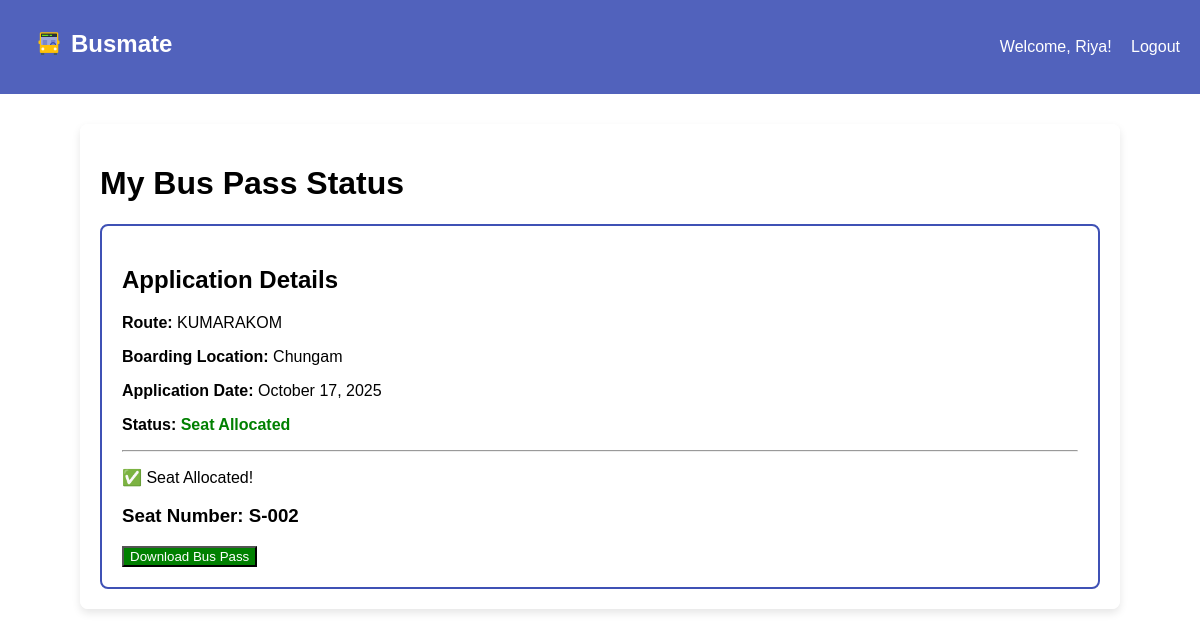
/buspass/my_pass/ (signed in), run on the app's committed database.
### BusPass/models.py (models this page shows, shortened)
class BusPassApplication(models.Model):
    STATUS_CHOICES = [
        ('PENDING', 'Pending Approval'),
        ('PAID', 'Fee Paid'),
        ('ALLOCATED', 'Seat Allocated'),
        ('REJECTED', 'Rejected'),
        ('CANCELLED', 'Cancelled by User'),
    ]
    user = models.ForeignKey(User, on_delete=models.CASCADE)
    route = models.ForeignKey(BusRoute, on_delete=models.PROTECT) # Prevents route deletion if passes exist
    boarding_location = models.CharField(max_length=200)
    application_date = models.DateTimeField(auto_now_add=True)
    status = models.CharField(max_length=20, choices=STATUS_CHOICES, default='PENDING')
    seat_number = models.CharField(max_length=10, blank=True, null=True) # Allocated seat
    paid_fee = models.DecimalField(max_digits=8, decimal_places=2, blank=True, null=True)

class BusRoute(models.Model):
    name = models.CharField(max_length=100, unique=True)
    description = models.TextField(blank=True)
    fee = models.DecimalField(max_digits=8, decimal_places=2)
    max_seats = models.IntegerField(default=50) # Maximum capacity

### BusPass/views.py (the view)
# urls.py: path('my_pass/', views.my_pass, name='my_pass'),
@login_required
def my_pass(request):
    latest_pass = BusPassApplication.objects.filter(user=request.user).order_by('-application_date').first()
    return render(request, 'BusPass/my_pass.html', {'bus_pass': latest_pass})

### BusPass/templates/BusPass/my_pass.html (shortened to what this page needs)
{% extends "base.html" %}
{% load static %}
{% block content %}
    <h1>My Bus Pass Status</h1>
    {% if bus_pass %}
        <div style="border: 2px solid #3f51b5; padding: 20px; border-radius: 8px;">
            <h2>Application Details</h2>
            <p><strong>Route:</strong> {{ bus_pass.route.name }}</p>
            <p><strong>Boarding Location:</strong> {{ bus_pass.boarding_location }}</p>
            <p><strong>Application Date:</strong> {{ bus_pass.application_date|date:"F d, Y" }}</p>
            <p><strong>Status:</strong>
                <span class="status
                    {% if bus_pass.status == 'ALLOCATED' %}allocated
                    {% elif bus_pass.status == 'PAID' %}paid
                    {% elif bus_pass.status == 'PENDING' %}pending
                    {% elif bus_pass.status == 'CANCELLED' %}cancelled
                    {% else %}other{% endif %}">
                    {{ bus_pass.get_status_display }}
                </span>
            </p>
            {% if bus_pass.status == 'ALLOCATED' %}
                <hr>
                <p>✅ Seat Allocated!</p>
                <h3>Seat Number: {{ bus_pass.seat_number }}</h3>
                <a href="{% url 'download_buspass' bus_pass.id %}"><button style="background-color: green; color: #ffffff;">Download Bus Pass</button></a>
            {% elif bus_pass.status == 'CANCELLED' %}
                <p>🚫 This application was cancelled by you.</p>
            {% else %}
                <p>❌ Pass is not yet active/allocated. Contact the administration if you believe this is an error.</p>
            {% endif %}
        </div>
    {% else %}
        <p>You have not submitted any bus pass applications yet.</p>
        <a href="{% url 'view_routes' %}"><button>View Routes to Apply</button></a>
    {% endif %}
{% endblock %}

### BusPass/templates/base.html (shortened to what this page needs)
<!DOCTYPE html>
{% load static %}
<html lang="en">
<head>
</head>
<body>
    <div class="navbar">
        <h2>
            <a href="{% url 'initial_page' %}" style="display:inline-flex; align-items:center; gap:8px;">
                <img src="{% static 'BusPass/images/logo.png' %}" alt="Busmate" style="width:28px; height:28px; object-fit:contain;"/>
                Busmate
            </a>
        </h2>
        <div>
            {% if user.is_authenticated %}
                <span>Welcome, {{ user.username }}!</span>
                <a href="{% url 'logout' %}">Logout</a>
            {% else %}
                <a href="{% url 'login' %}">Login</a>
                <a href="{% url 'register' %}">Register</a>
                {% endif %}
        </div>
    </div>
    <div class="container">
        {% block content %}
        {% endblock %}
    </div>
</body>
</html>

### BusPass/templates/base.html (style rules this page uses)
body { font-family: sans-serif; margin: 0; padding: 0; background-color: #f4f4f9; }
.navbar { background-color: #3f51b5; padding: 10px 20px; color: white; display: flex; justify-content: space-between; align-items: center; }
.navbar a { color: white; text-decoration: none; margin-left: 15px; }
.container { max-width: 1000px; margin: 30px auto; padding: 20px; background-color: white; border-radius: 8px; box-shadow: 0 4px 8px rgba(0,0,0,0.1); }

### data on the page
BusPassApplication: route.name "KUMARAKOM", boarding_location "Chungam", application_date "October 17, 2025", status "Seat Allocated", seat_number "S-002"

### other printed values
{{ user.username }} "Riya"
